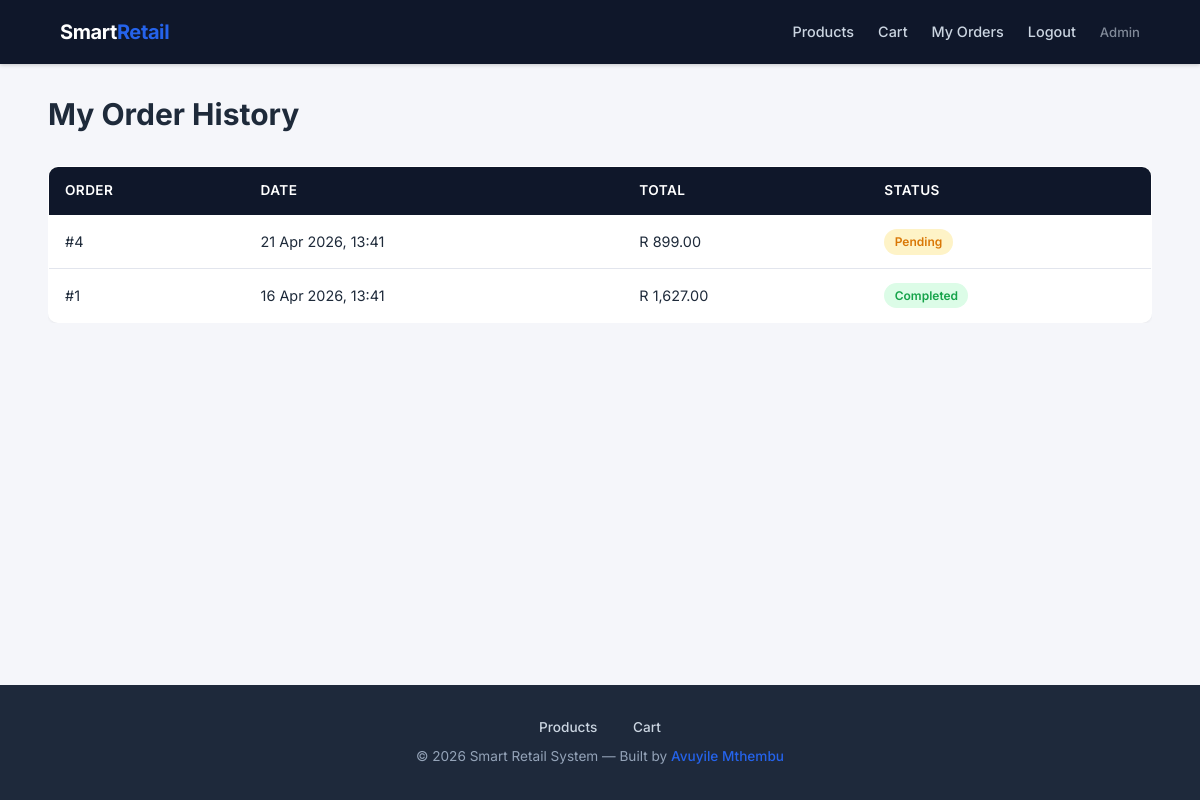
The app's page /order_history.php (signed in) with its own data.
### tables this page shows
CREATE TABLE IF NOT EXISTS `Orders` (
    `OrderID`           INT AUTO_INCREMENT PRIMARY KEY,
    `CustomerID`        INT NOT NULL,
    `OrderDate`         DATETIME DEFAULT CURRENT_TIMESTAMP,
    `Status`            VARCHAR(20) DEFAULT 'Pending',
    `TotalAmount`       DECIMAL(10,2),
    `ShippingAddressID` INT,
    FOREIGN KEY (`CustomerID`) REFERENCES `Customers`(`CustomerID`) ON DELETE CASCADE,
    FOREIGN KEY (`ShippingAddressID`) REFERENCES `Addresses`(`AddressID`) ON DELETE SET NULL
);

### src/Order/OrderManager.php (called while the page is built, shortened)
<?php
class OrderManager {
    private $pdo;
    public function __construct(PDO $db_connection) {
        $this->pdo = $db_connection;
    }
    public function getOrdersByCustomerId($customerID) {
        try {
            $stmt = $this->pdo->prepare(
                'SELECT OrderID, OrderDate, TotalAmount, Status
                 FROM Orders
                 WHERE CustomerID = :customerID
                 ORDER BY OrderDate DESC'
            );
            $stmt->execute([':customerID' => $customerID]);
            return $stmt->fetchAll();
        } catch (PDOException $e) {
            error_log("Failed to fetch orders for customer $customerID: " . $e->getMessage());
            return [];
        }
    }
}

### src/Core/functions.php (called while the page is built, shortened)
<?php
function sanitize_output($data) {
    return htmlspecialchars((string)$data, ENT_QUOTES, 'UTF-8');
}
function format_price($amount) {
    return 'R ' . number_format((float)$amount, 2);
}

### public/order_history.php (the view, shortened to what this page needs)
<?php
require_once __DIR__ . '/../src/Core/functions.php';
require_once __DIR__ . '/../src/Order/OrderManager.php';
$pdo = get_db_connection();
$orderManager = new OrderManager($pdo);
$orders = $orderManager->getOrdersByCustomerId($_SESSION['CustomerID']);
include_once __DIR__ . '/../templates/header.php';
?>
<div class="container fade-in">
    <h1 class="section-title">My Order History</h1>
    <?php if (empty($orders)): ?>
        <p class="text-muted">You haven&rsquo;t placed any orders yet.</p>
        <a href="products.php" class="btn mt-lg">Browse Products</a>
    <?php else: ?>
        <div class="table-wrap">
            <table class="data-table">
                <thead>
                    <tr>
                        <th>Order</th>
                        <th>Date</th>
                        <th>Total</th>
                        <th>Status</th>
                    </tr>
                </thead>
                <tbody>
                    <?php foreach ($orders as $order):
                        $statusClass = 'badge-' . strtolower($order['Status']);
                    ?>
                        <tr>
                            <td>#<?php echo sanitize_output($order['OrderID']); ?></td>
                            <td><?php echo date('d M Y, H:i', strtotime($order['OrderDate'])); ?></td>
                            <td><?php echo format_price($order['TotalAmount']); ?></td>
                            <td><span class="badge <?php echo $statusClass; ?>"><?php echo sanitize_output($order['Status']); ?></span></td>
                        </tr>
                    <?php endforeach; ?>
                </tbody>
            </table>
        </div>
    <?php endif; ?>
</div>
<?php
include_once __DIR__ . '/../templates/footer.php';
?>

### public/css/style.css (style rules this page uses)
*, *::before, *::after { box-sizing: border-box; margin: 0; padding: 0; }
html { scroll-behavior: smooth; }
:root { --color-bg: #f5f6fa; --color-surface: #ffffff; --color-border: #e2e5ed; --color-text: #1e2a3a; --color-text-muted: #5a6578; --color-primary: #2563eb; --color-primary-hover: #1d4ed8; --color-accent: #e8590c; --color-accent-hover: #d14b08; --color-success: #16a34a; --color-success-bg: #dcfce7; --color-danger: #dc2626; --color-danger-bg: #fee2e2; --color-warning: #d97706; --color-warning-bg: #fef3c7; --color-info: #0284c7; --color-info-bg: #e0f2fe; --color-nav: #0f172a; --color-nav-text: #cbd5e1; --color-footer: #1e293b; --font-sans: 'Inter', system-ui, -apple-system, sans-serif; --fw-regular: 400; --fw-medium: 500; --fw-semi: 600; --fw-bold: 700; --space-xs: 0.25rem; --space-sm: 0.5rem; --space-md: 1rem; --space-lg: 1.5rem; --space-xl: 2rem; --space-2xl: 3rem; --space-3xl: 4rem; --radius-sm: 6px; --radius-md: 10px; --radius-lg: 16px; --radius-full: 50%; --shadow-sm: 0 1px 3px rgba(0, 0, 0, 0.06); --shadow-md: 0 4px 12px rgba(0, 0, 0, 0.08); --shadow-lg: 0 8px 24px rgba(0, 0, 0, 0.12); --shadow-xl: 0 16px 48px rgba(0, 0, 0, 0.14); --ease: cubic-bezier(0.4, 0, 0.2, 1); --duration: 0.25s; }
body { font-family: var(--font-sans); font-weight: var(--fw-regular); color: var(--color-text); background-color: var(--color-bg); line-height: 1.6; display: flex; flex-direction: column; min-height: 100vh; -webkit-font-smoothing: antialiased; }
.container { width: 92%; max-width: 1200px; margin-left: auto; margin-right: auto; padding: var(--space-xl) 0; }
h1, h2, h3, h4 { font-weight: var(--fw-bold); line-height: 1.25; color: var(--color-text); }
h1 { font-size: 1.875rem; }
.section-title { margin-bottom: var(--space-xl); }
.data-table { width: 100%; border-collapse: collapse; background: var(--color-surface); border: 1px solid var(--color-border); border-radius: var(--radius-md); overflow: hidden; box-shadow: var(--shadow-sm); }
.data-table thead { background: var(--color-nav); color: #ffffff; }
.data-table th { padding: 0.85rem var(--space-md); text-align: left; font-weight: var(--fw-semi); font-size: 0.85rem; text-transform: uppercase; letter-spacing: 0.03em; }
.data-table td { padding: 0.85rem var(--space-md); border-bottom: 1px solid var(--color-border); font-size: 0.9rem; }
.data-table tbody tr:last-child td { border-bottom: none; }
.badge { display: inline-block; padding: 0.2rem 0.65rem; border-radius: 999px; font-size: 0.75rem; font-weight: var(--fw-semi); text-transform: capitalize; }
.badge-pending { background: var(--color-warning-bg); color: var(--color-warning); }
.badge-completed { background: var(--color-success-bg); color: var(--color-success); }
.fade-in { animation: fadeIn 0.4s var(--ease) forwards; }
.table-wrap { overflow-x: auto; -webkit-overflow-scrolling: touch; }

### records on screen
orders: OrderID "4", OrderDate "21 Apr 2026, 13:41", TotalAmount "R 899.00", Status "Pending"
orders: OrderID "1", OrderDate "16 Apr 2026, 13:41", TotalAmount "R 1,627.00", Status "Completed"
